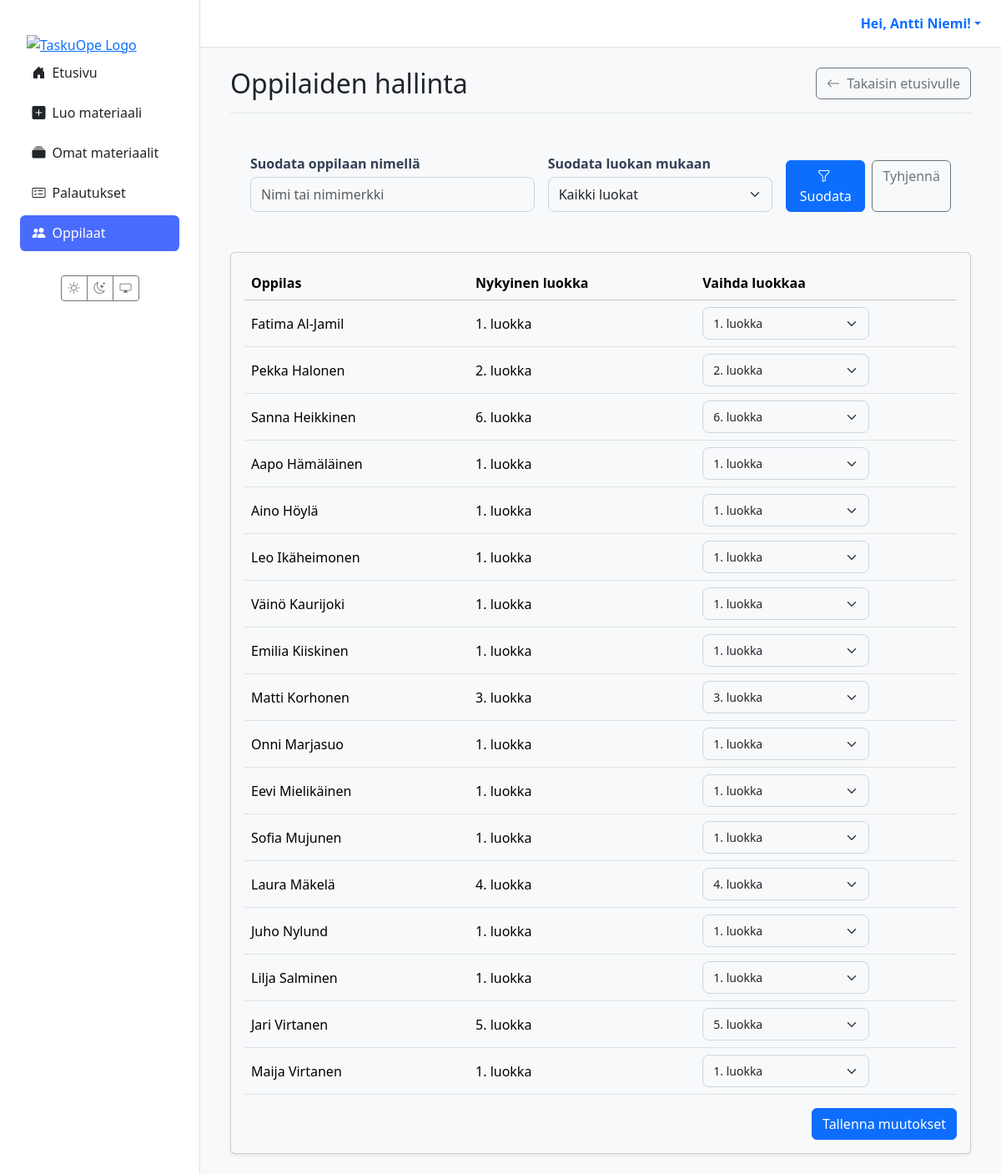
The page /students/ (signed in) on the database its author committed.
### users/models.py (models this page shows, shortened)
class CustomUser(AbstractUser):
    class Role(models.TextChoices):
        TEACHER = 'TEACHER', 'Teacher'
        STUDENT = 'STUDENT', 'Student'
    role = models.CharField(max_length=50, choices=Role.choices, default=Role.STUDENT)
    grade_class = models.PositiveSmallIntegerField(
        verbose_name="Luokka-aste",
        null=True,
        blank=True,
        choices=[(i, f"{i}. luokka") for i in range(1, 7)]
    )
    profile_image = models.ImageField(
        verbose_name="Profiilikuva",
        upload_to='profile_pics/',
        null=True,
        blank=True
    )

### materials/views/teacher.py (the view, shortened to what this page needs)
# urls.py: path('students/', views.teacher_student_list_view, name='teacher_student_list'),
@login_required
def teacher_student_list_view(request):
    if request.user.role != 'TEACHER':
        messages.error(request, "Vain opettajat voivat hallita opiskelijoita.")
        return redirect('dashboard')
    students = CustomUser.objects.filter(role='STUDENT').order_by('last_name', 'first_name')
    grade_choices = CustomUser._meta.get_field('grade_class').choices
    students = CustomUser.objects.filter(role='STUDENT').order_by('last_name', 'first_name')
    q = (request.GET.get('q') or '').strip()
    selected_grade = request.GET.get('grade', '').strip()
    if selected_grade:
        students = students.filter(grade_class=selected_grade)
    grade_choices = CustomUser._meta.get_field('grade_class').choices
    context = {
        'students': students,
        'grade_choices': grade_choices,
        'q': q,   # <-- välitetään templatelle
        'selected_grade': selected_grade,
    }
    return render(request, 'materials/teacher_student_list.html', context)

### templates/materials/teacher_student_list.html (shortened to what this page needs)
{% extends 'partials/base.html' %}
{% block content %}
<div class="container-fluid">
  <div class="d-flex justify-content-between align-items-center mb-4 border-bottom pb-3">
    <h1 class="h2 mb-0">Oppilaiden hallinta</h1>
    <a href="{% url 'dashboard' %}" class="btn btn-outline-secondary">
      <i class="bi bi-arrow-left me-1"></i> Takaisin etusivulle
    </a>
  </div>
<form method="get" class="filter-panel p-3 p-md-4 rounded-3 mb-4">
  <div class="row g-3 align-items-end">
    <div class="col-md-5">
      <label for="student-query" class="form-label fw-semibold mb-1">Suodata oppilaan nimellä</label>
      <input type="text"
             id="student-query"
             name="q"
             value="{{ q|default_if_none:'' }}"
             class="form-control"
             placeholder="Nimi tai nimimerkki">
    </div>
    <div class="col-md-4">
      <label for="grade-filter" class="form-label fw-semibold mb-1">Suodata luokan mukaan</label>
      <select id="grade-filter" name="grade" class="form-select">
        <option value="">Kaikki luokat</option>
      </select>
    </div>
    <div class="col-md-3 d-flex gap-2 justify-content-md-end">
      <button type="submit" class="btn btn-primary">
        <i class="bi bi-funnel me-1"></i> Suodata
      </button>
      <a href="{% url 'teacher_student_list' %}" class="btn btn-outline-secondary">Tyhjennä</a>
    </div>
  </div>
</form>
  <div class="card shadow-sm">
    <div class="card-body">
      <form method="post">
        <table class="table table-hover align-middle tasks">
          <thead class="table-light">
            <tr>
              <th>Oppilas</th>
              <th>Nykyinen luokka</th>
              <th>Vaihda luokkaa</th>
            </tr>
          </thead>
          <tbody>
            {% for student in students %}
              <tr>
                <td data-label="Oppilas">{{ student.get_full_name|default:student.username }}</td>
                <td data-label="Nykyinen luokka">{{ student.get_grade_class_display|default:"Ei asetettu" }}</td>
                <td data-label="Vaihda luokkaa">
                  <select name="student-{{ student.id }}" class="form-select form-select-sm" style="max-width: 200px;">
                    {% for grade, display in grade_choices %}
                      <option value="{{ grade }}" {% if student.grade_class == grade %}selected{% endif %}>
                        {{ display }}
                      </option>
                    {% endfor %}
                  </select>
                </td>
              </tr>
            {% empty %}
              <tr>
                <td colspan="3" class="text-center text-muted py-4">Järjestelmässä ei ole oppilaita.</td>
              </tr>
            {% endfor %}
          </tbody>
        </table>
        <div class="mt-3 text-end">
          <button type="submit" class="btn btn-primary">Tallenna muutokset</button>
        </div>
      </form>
    </div>
  </div>
</div>
{% endblock %}

### templates/partials/base.html (shortened to what this page needs)
{% load static %}
<!DOCTYPE html>
<html lang="fi" data-bs-theme="light">
<head>
  <link href="https://cdn.jsdelivr.net/npm/bootstrap@5.3.2/dist/css/bootstrap.min.css" rel="stylesheet">
  <link rel="stylesheet" href="https://cdn.jsdelivr.net/npm/bootstrap-icons@1.11.3/font/bootstrap-icons.min.css">
  <link rel="stylesheet" href="{% static 'css/style.css' %}">
</head>
<body>
  <div class="main-layout-container">
    <aside class="sidebar d-none d-lg-flex flex-column">
      <div class="flex-column w-100">
        <a href="{% url 'dashboard' %}" class="px-3 pt-3 d-block"><img src="{% static 'images/logo1.png' %}" alt="TaskuOpe Logo" class="img-fluid"></a>
        {% with nm=request.resolver_match.url_name %}
        <nav class="nav nav-pills flex-column mb-4 px-2">
          <a href="{% url 'dashboard' %}" class="nav-link {% if nm == 'dashboard' %}active{% endif %}"><i class="bi bi-house-door-fill me-2"></i>Etusivu</a>
          {% if request.user.is_authenticated and request.user.role == 'STUDENT' %}
            <a href="{% url 'student_assignments' %}" class="nav-link {% if nm == 'student_assignments' %}active{% endif %}"><i class="bi bi-list-check me-2"></i>Omat tehtävät</a>
            <a href="{% url 'student_games' %}" class="nav-link {% if nm == 'student_games' %}active{% endif %}"><i class="bi bi-controller me-2"></i>Pelit</a>
            <a href="{% url 'student_grades' %}" class="nav-link {% if nm == 'student_grades' %}active{% endif %}"><i class="bi bi-award me-2"></i>Palautukset & arvioinnit</a>
          {% elif request.user.is_authenticated and request.user.role == 'TEACHER' %}
            <a href="{% url 'create_material' %}" class="nav-link {% if nm == 'create_material' %}active{% endif %}"><i class="bi bi-plus-square-fill me-2"></i>Luo materiaali</a>
            <a href="{% url 'material_list' %}" class="nav-link {% if nm == 'material_list' %}active{% endif %}"><i class="bi bi-collection-fill me-2"></i>Omat materiaalit</a>
            <a href="{% url 'view_all_submissions' %}" class="nav-link {% if nm == 'view_all_submissions' %}active{% endif %}"><i class="bi bi-card-checklist me-2"></i>Palautukset</a>
            <a href="{% url 'teacher_student_list' %}" class="nav-link {% if nm == 'teacher_student_list' %}active{% endif %}"><i class="bi bi-people-fill me-2"></i>Oppilaat</a>
          {% endif %}
        </nav>
        {% endwith %}
        <div class="mt-auto text-center pb-3">
          <div class="btn-group"><button id="theme-light" class="btn btn-outline-secondary btn-sm"><i class="bi bi-sun"></i></button><button id="theme-dark" class="btn btn-outline-secondary btn-sm"><i class="bi bi-moon-stars"></i></button><button id="theme-system" class="btn btn-outline-secondary btn-sm"><i class="bi bi-display"></i></button></div>
        </div>
      </div>
    </aside>
    <div class="main-content-wrapper">
      <header class="main-header d-none d-lg-flex justify-content-end align-items-center px-4 py-3">
        <div class="dropdown">
          <a href="#" class="d-flex align-items-center text-decoration-none dropdown-toggle" data-bs-toggle="dropdown">
            <strong>Hei, {{ user.get_full_name|default:user.username }}!</strong>
          </a>
        </div>
      </header>
      <main class="page-content">
        {% block content %}{% endblock %}
      </main>
    </div>
  </div>
</body>
</html>

### TaskuOpe/static/css/style.css (style rules this page uses)
:root { --sidebar-width: 240px; }
[data-bs-theme="light"] { --bg-color: #f8f9fa; --card-bg-color: #ffffff; --text-color: #212529; --border-color: #dee2e6; --bs-body-bg: var(--bg-color); --bs-body-color: var(--text-color); --bs-border-color: var(--border-color); --bs-card-bg: var(--card-bg-color); }
html, body { height: 100%; overflow: hidden; }
.main-layout-container { display: flex; flex-direction: row; height: 100%; width: 100%; background-color: var(--bs-body-bg); }
.sidebar { width: var(--sidebar-width); flex-shrink: 0; height: 100vh; overflow-y: auto; background-color: var(--card-bg-color); border-right: 1px solid var(--border-color); padding: 1.5rem 1rem; }
.main-content-wrapper { flex-grow: 1; display: flex; flex-direction: column; height: 100vh; overflow: hidden; }
.main-header { flex-shrink: 0; background-color: var(--card-bg-color); border-bottom: 1px solid var(--border-color); padding: 0.75rem 1.5rem; }
.page-content { flex-grow: 1; overflow-y: auto; padding: 1.5rem; }
.sidebar .nav-link { color: var(--text-color); font-weight: 500; padding: 0.6rem 0.9rem; border-radius: 0.4rem; margin-bottom: 0.3rem; transition: background 0.2s; }
.sidebar .nav-link.active { background-color: #4a6cfd; color: #fff; }
.card-body, #markdown-preview { display: flow-root; }
.form-label { font-weight: 600; margin-bottom: 6px; color: #334155; }
.form-control, .form-select { border: 1px solid #cbd5e1; padding: 8px 12px; border-radius: 8px; transition: border-color 0.2s, box-shadow 0.2s; }
:root { --taskuope-font-sans: system-ui, -apple-system, "Segoe UI", Roboto, "Helvetica Neue", Arial, sans-serif; }

### rows shown on the page
CustomUser: get_full_name "Antti Niemi"
CustomUser: get_full_name "Fatima Al-Jamil", grade_class "1. luokka", grade_class+id "1. luokka"
CustomUser: get_full_name "Pekka Halonen", grade_class "2. luokka", grade_class+id "2. luokka"
CustomUser: get_full_name "Sanna Heikkinen", grade_class "6. luokka", grade_class+id "6. luokka"
CustomUser: get_full_name "Aapo Hämäläinen", grade_class "1. luokka", grade_class+id "1. luokka"
CustomUser: get_full_name "Aino Höylä", grade_class "1. luokka", grade_class+id "1. luokka"
CustomUser: get_full_name "Leo Ikäheimonen", grade_class "1. luokka", grade_class+id "1. luokka"
CustomUser: get_full_name "Väinö Kaurijoki", grade_class "1. luokka", grade_class+id "1. luokka"
CustomUser: get_full_name "Emilia Kiiskinen", grade_class "1. luokka", grade_class+id "1. luokka"
CustomUser: get_full_name "Matti Korhonen", grade_class "3. luokka", grade_class+id "3. luokka"
CustomUser: get_full_name "Onni Marjasuo", grade_class "1. luokka", grade_class+id "1. luokka"
CustomUser: get_full_name "Eevi Mielikäinen", grade_class "1. luokka", grade_class+id "1. luokka"
CustomUser: get_full_name "Sofia Mujunen", grade_class "1. luokka", grade_class+id "1. luokka"
CustomUser: get_full_name "Laura Mäkelä", grade_class "4. luokka", grade_class+id "4. luokka"
CustomUser: get_full_name "Juho Nylund", grade_class "1. luokka", grade_class+id "1. luokka"
CustomUser: get_full_name "Lilja Salminen", grade_class "1. luokka", grade_class+id "1. luokka"
CustomUser: get_full_name "Jari Virtanen", grade_class "5. luokka", grade_class+id "5. luokka"
CustomUser: get_full_name "Maija Virtanen", grade_class "1. luokka", grade_class+id "1. luokka"
